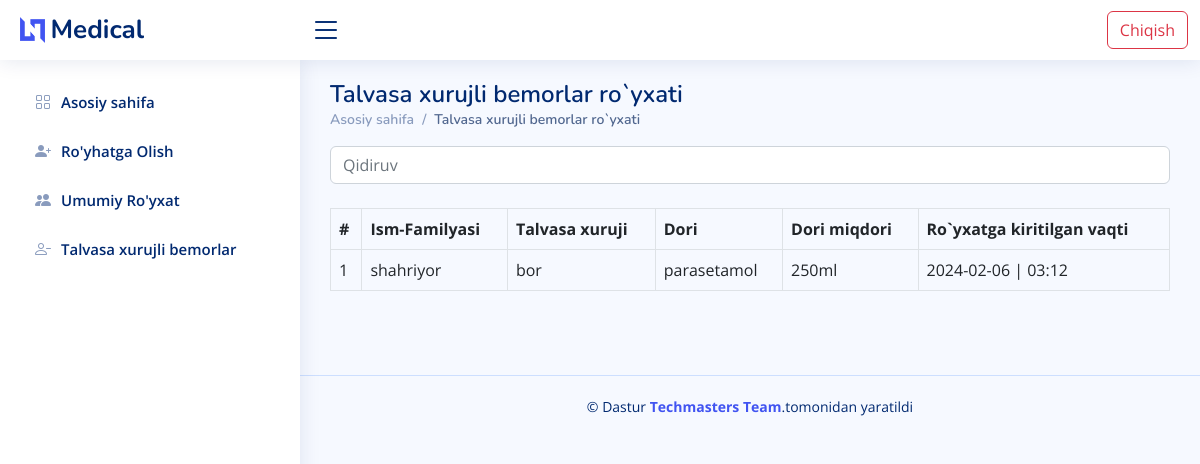
Page /comingtype/ (signed in) on the earlier database version.
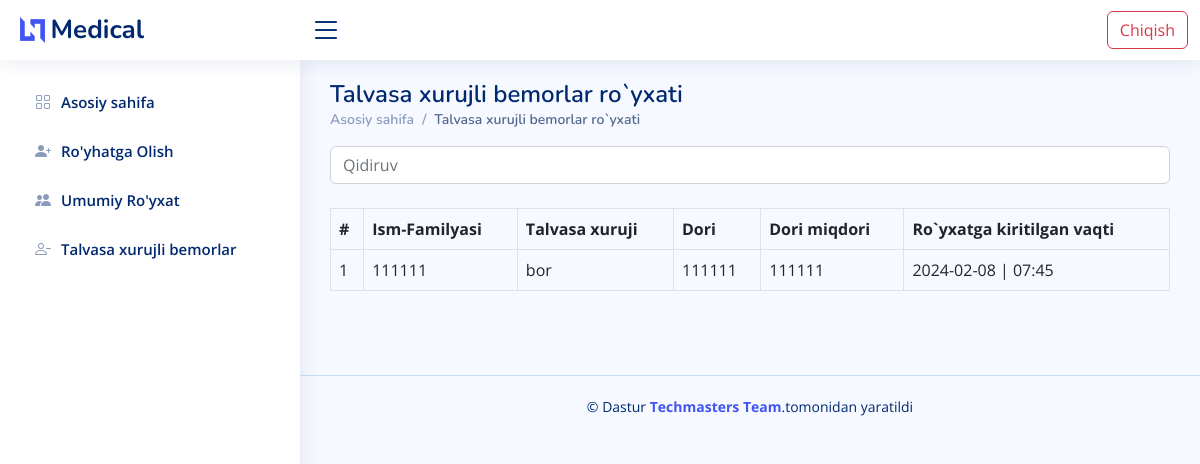
Same page on the later database version.
### chat/models.py (models this page shows, shortened)
class Sick(models.Model):
    username = models.CharField( max_length=400)
    age = models.IntegerField(default=0)
    is_xuruj = models.BooleanField(default=False)
    user = models.ForeignKey(User, on_delete=models.CASCADE)
    date_times = models.DateTimeField(auto_now_add=True)
    dori_name = models.CharField( max_length=400)
    dori_miqdor = models.CharField( max_length=400)

### chat/views.py (the view)
# urls.py: path("comingtype/",comingtype ,name='comingtype' ),
def comingtype(request):
    return render(request , 'mein/comingtype.html',{'data':    Sick.objects.all().filter(is_xuruj=True,user=request.user).order_by('-id')
})

### template/mein/comingtype.html (shortened to what this page needs)
<!DOCTYPE html>
<html lang="en">
<head>
  <link rel="stylesheet" href="https://cdnjs.cloudflare.com/ajax/libs/font-awesome/6.2.1/css/all.min.css" />
  <link href="/static/assets/vendor/bootstrap/css/bootstrap.min.css" rel="stylesheet">
  <link href="/static/assets/vendor/bootstrap-icons/bootstrap-icons.css" rel="stylesheet">
  <link href="/static/assets/vendor/boxicons/css/boxicons.min.css" rel="stylesheet">
  <link href="/static/assets/vendor/quill/quill.snow.css" rel="stylesheet">
  <link href="/static/assets/vendor/quill/quill.bubble.css" rel="stylesheet">
  <link href="/static/assets/vendor/remixicon/remixicon.css" rel="stylesheet">
  <link href="/static/assets/vendor/simple-datatables/style.css" rel="stylesheet">
  <link href="/static/assets/css/style.css" rel="stylesheet">
</head>
<body>
  <header id="header" class="header fixed-top d-flex align-items-center">
    <div class="d-flex align-items-center justify-content-between">
      <a href="/" class="logo d-flex align-items-center">
        <img src="/static/assets/img/logo.png" alt="">
        <span class="d-none d-lg-block">Medical</span>
      </a>
      <i class="bi bi-list toggle-sidebar-btn"></i>
    </div>
    <div class="container">
      <div class="row" style="float: right;">
        <div class="col">
          <form action="" method="post">
            <a type="button" class="btn btn-outline-danger" href="#">Chiqish</a>
        </form>
        </div>
      </div>
    </div>
  </header>
  <aside id="sidebar" class="sidebar">
    <ul class="sidebar-nav" id="sidebar-nav">
      <li class="nav-item">
        <a class="nav-link collapsed " href="{% url 'home' %}">
          <i class="bi bi-grid"></i>
          <span>Asosiy sahifa </span>
        </a>
      </li>
      <li class="nav-item">
        <a class="nav-link collapsed" href="{% url 'register' %}">
          <i class="bi bi-person-plus-fill"></i>
          <span>Ro'yhatga Olish </span>
        </a>
      </li>
      <li class="nav-item">
        <a class="nav-link collapsed" href="{% url 'tables_all' %}">
          <i class="bi bi-people-fill"></i>
          <span>Umumiy Ro'yxat</span>
        </a>
      </li>
      <li class="nav-item">
        <a class="nav-link collapsed" href="{% url 'comingtype' %}">
          <i class="bi bi-person-dash"></i>
          <span>Talvasa xurujli bemorlar</span>
        </a>
      </li>
        </ul>
  </aside>
  <main id="main" class="main">
    <div class="pagetitle">
      <h1>Talvasa xurujli bemorlar ro`yxati</h1>
      <nav>
        <ol class="breadcrumb">
          <li class="breadcrumb-item"><a href="#">Asosiy sahifa</a></li>
          <li class="breadcrumb-item active">Talvasa xurujli bemorlar ro`yxati</li>
        </ol>
      </nav>
    </div>
<section class="section dashboard">
   <div class="table-responsive">
  <input class="form-control" id="myInput" type="text" placeholder="Qidiruv">
  <br>
  <table class="table table-bordered table-hover ">
    <thead>
      <tr>
        <th>#</th>
        <th>Ism-Familyasi</th>
        <th>Talvasa xuruji</th>
        <th>Dori</th>
        <th>Dori miqdori</th>
        <th>Ro`yxatga kiritilgan vaqti</th>
      </tr>
    </thead>
    <tbody id="myTable">
      {% for x in data %}
      <tr>
        <td>1</td>
                      <td>{{x.username}}</td>
                      <td>
                        bor
                      </td>
                      <td>{{x.dori_name}}</td>
                      <td>{{x.dori_miqdor}}</td>
                      <td>{{x.date_times|date:'Y-m-d'}} | {{x.date_times|time:"h:i"}}</td>
      </tr>
      {% endfor %}
    </tbody>
  </table>
</div>
  </main>
  <footer id="footer" class="footer mt-5">
    <div class="copyright">
      &copy; Dastur <strong><span><a href="https://www.instagram.com/j.torajonov"> Techmasters Team</a></span></strong>.tomonidan yaratildi
    </div>
  </footer>
</body>
</html>

### static/assets/css/style.css (style rules this page uses)
:root { scroll-behavior: smooth; }
body { font-family: "Open Sans", sans-serif; background: #f6f9ff; color: #444444; }
a { color: #4154f1; text-decoration: none; }
h1, h2, h3, h4, h5, h6 { font-family: "Nunito", sans-serif; }
#main { margin-top: 60px; padding: 20px 30px; transition: all 0.3s; }
.pagetitle { margin-bottom: 10px; }
.pagetitle h1 { font-size: 24px; margin-bottom: 0; font-weight: 600; color: #012970; }
.breadcrumb { font-size: 14px; font-family: "Nunito", sans-serif; color: #899bbd; font-weight: 600; }
.breadcrumb a { color: #899bbd; transition: 0.3s; }
.breadcrumb .breadcrumb-item::before { color: #899bbd; }
.breadcrumb .active { color: #51678f; font-weight: 600; }
.logo { line-height: 1; }
@media (min-width: 1200px) { .logo { width: 280px; } }
.logo img { max-height: 26px; margin-right: 6px; }
.logo span { font-size: 26px; font-weight: 700; color: #012970; font-family: "Nunito", sans-serif; }
.header { transition: all 0.5s; z-index: 997; height: 60px; box-shadow: 0px 2px 20px rgba(1, 41, 112, 0.1); background-color: #fff; padding-left: 20px; }
.header .toggle-sidebar-btn { font-size: 32px; padding-left: 10px; cursor: pointer; color: #012970; }
.sidebar { position: fixed; top: 60px; left: 0; bottom: 0; width: 300px; z-index: 996; transition: all 0.3s; padding: 20px; overflow-y: auto; scrollbar-width: thin; scrollbar-color: #aab7cf transparent; box-shadow: 0px 0px 20px rgba(1, 41, 112, 0.1); background-color: #fff; }
@media (min-width: 1200px) { #main, #footer { margin-left: 300px; } }
.sidebar-nav { padding: 0; margin: 0; list-style: none; }
.sidebar-nav li { padding: 0; margin: 0; list-style: none; }
.sidebar-nav .nav-item { margin-bottom: 5px; }
.sidebar-nav .nav-link { display: flex; align-items: center; font-size: 15px; font-weight: 600; color: #4154f1; transition: 0.3; background: #f6f9ff; padding: 10px 15px; border-radius: 4px; }
.sidebar-nav .nav-link i { font-size: 16px; margin-right: 10px; color: #4154f1; }
.sidebar-nav .nav-link.collapsed { color: #012970; background: #fff; }
.sidebar-nav .nav-link.collapsed i { color: #899bbd; }
.footer { padding: 20px 0; font-size: 14px; transition: all 0.3s; border-top: 1px solid #cddfff; }
.footer .copyright { text-align: center; color: #012970; }

Differences in the rows shown:
removed Sick: username "shahriyor", dori_name "parasetamol", dori_miqdor "250ml", date_times "2024-02-06", date_times "03:12"
added Sick: username "111111", dori_name "111111", dori_miqdor "111111", date_times "2024-02-08", date_times "07:45"
